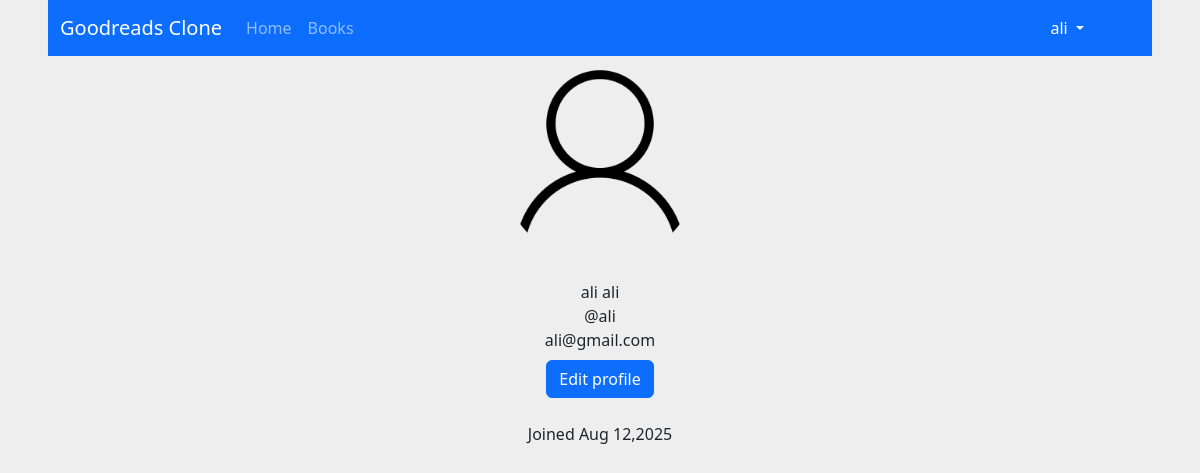
The page /users/profile/ (signed in) on the database its author committed.
### users/models.py (models this page shows)
class CustomUser(AbstractUser):
    profile_picture = models.ImageField(default='default_profile_picture.png')

### users/views.py (the view)
# urls.py: path("profile/", ProfileView.as_view(), name='profile'),
class ProfileView(LoginRequiredMixin, View):
    def get(self, request):
        users = CustomUser.objects.all()
        return render(request, "users/profile.html", {"users": users})

### users/templates/users/profile.html (shortened to what this page needs)
{% extends "base.html" %}
{% block content %}
<div class=" image d-flex flex-column justify-content-center align-items-center">
     <img class="profile-pic" src="{{ user.profile_picture.url }}" alt="Profile">
     <span class="name mt-3">{{ user.first_name}} {{ user.last_name }}</span>
     <span class="idd">@{{ user.username }}</span>
     <span class="idd">{{ user.email }}</span>
     <div class="d-flex mt-2"><a class="btn btn-primary" href="{% url 'users:profile-edit' %}">Edit profile</a></div>
     <div class="px-2 rounded mt-4 date"><span class="join">Joined {{ user.date_joined |date:"M d,Y" }}</span></div>
</div>
{% endblock %}

### templates/base.html (shortened to what this page needs)
{% load static %}
{% url 'home_page' as home_page_url %}
{% url 'books:list' as books_page_url %}
{% url 'users:profile' as profile_page_url %}
{% url 'users:profile-edit' as profile_edit_page_url %}
<!DOCTYPE html>
<html lang="en">
<head>
    <link href="https://cdn.jsdelivr.net/npm/bootstrap@5.3.3/dist/css/bootstrap.min.css" rel="stylesheet"
>
    <link rel="stylesheet" href="{% static 'css/main.css' %}" type="text/css">
</head>
<body class="mx-5">
<nav class="navbar navbar-expand-lg navbar-dark bg-primary mb-2">
  <div class="container-fluid">
    <a class="navbar-brand" href="{% url 'landing' %}">Goodreads Clone</a>
            <div class="collapse navbar-collapse" id="navbarSupportedContent">
                <ul class="navbar-nav me-auto mb-2 mb-lg-0">
        <li class="nav-item">
          <a class="nav-link {% if request.path == home_page_url %} active {% endif %}" aria-current="page" href="{{ home_page_url }}">Home</a>
        </li>
        <li class="nav-item">
          <a class="nav-link {% if request.path == books_page_url %} active {% endif %}" aria-current="page" href="{{ books_page_url }}">Books</a>
        </li>
      </ul>
            <div class="me-5">
                {% if request.user.is_authenticated %}
                    <ul class="navbar-nav">
                        <li class="nav-item dropdown">
                              <a class="nav-link dropdown-toggle {% if request.path == profile_page_url or profile_edit_page_url %} active {% endif %}" href="#" role="button" data-bs-toggle="dropdown" aria-expanded="false">
                                  {{ request.user.username }}
                              </a>
                        </li>
                    </ul>
                {% else %}
                    <a class="btn btn-outline-light" href="{% url 'users:login' %}">Login</a>
                {% endif %}
            </div>
    </div>
  </div>
</nav>
    <div class="container">
    {% block content %}{% endblock %}
    </div>
</body>
</html>

### static/css/main.css (style rules this page uses)
.profile-pic { width: 200px; height: 200px; border-radius: 50%; }
body { background:#eee; }
.d-flex, .d-inline-flex, .media, .media>:not(.media-body), .jumbotron, .card { -ms-flex-negative: 1; flex-shrink: 1; }

### rows shown on the page
CustomUser: user.username "ali", profile_picture (placeholder picture), first_name "ali", last_name "ali", username "ali", email "ali@gmail.com", date_joined "Aug 12,2025"
